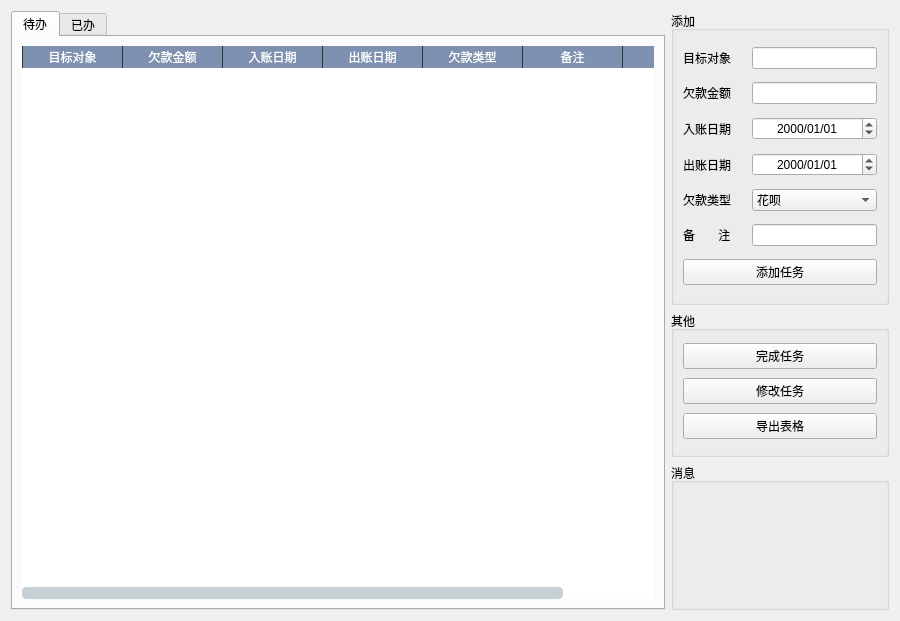
<?xml version="1.0" encoding="UTF-8"?>
<ui version="4.0">
 <class>Form</class>
 <widget class="QWidget" name="Form">
  <property name="geometry">
   <rect>
    <x>0</x>
    <y>0</y>
    <width>900</width>
    <height>621</height>
   </rect>
  </property>
  <property name="minimumSize">
   <size>
    <width>850</width>
    <height>0</height>
   </size>
  </property>
  <property name="windowTitle">
   <string>账单记录工具</string>
  </property>
  <layout class="QHBoxLayout" name="horizontalLayout_8" stretch="3,1">
   <item>
    <widget class="QTabWidget" name="tabWidget">
     <property name="currentIndex">
      <number>0</number>
     </property>
     <widget class="QWidget" name="tab">
      <attribute name="title">
       <string>待办</string>
      </attribute>
      <layout class="QHBoxLayout" name="horizontalLayout_3">
       <item>
        <widget class="QTableWidget" name="Table">
         <property name="layoutDirection">
          <enum>Qt::LeftToRight</enum>
         </property>
         <property name="styleSheet">
          <string notr="true">/*表格的一种美化方式*/
QHeaderView{
    /*font-size:18px;*/
    background:transparent;
}
/* 表格头部的左上角按钮 */
QTableCornerButton::section{
	background:rgb(126, 145, 176);
}
/* 表格头部的列名 */
QHeaderView::section{
    color:#FFFFFF;
    background:rgb(126, 145, 176);
    border:none;
	border-left: 1px solid #333333;
    text-align:center;
    padding-left:2px;
	padding-right:2px;
}
/* 表格控件 */
QTableWidget{
    background:#FFFFFF;
    border:none;
	outline:none;
    /*font-size:18px;*/
    color:#666666;
}
/* 表格中选中的单元格 */
QTableWidget::item::selected{
    color:rgb(0, 0, 0);
    background:#449EFF;
}

/* 垂直滚动条的样式 */
QScrollBar::vertical{
background:transparent;
width:12px;
border:none;
}
/* 垂直滚动条的向上箭头 */
QScrollBar::add-line:vertical{
background:none;
border:none;
}
/* 垂直滚动条的向下箭头 */
QScrollBar::sub-line:vertical{
background:none;
border:none;
}
/* 垂直滚动条的向上滑块 */
QScrollBar::add-page:vertical{
background:transparent;
border:none;
}
/* 垂直滚动条的向下滑块 */
QScrollBar::sub-page:vertical{
background:transparent;
border:none;
}
/* 垂直滚动条的滑块 */
QScrollBar::handle:vertical{
background: rgba(111, 134, 147, 100);
border-radius:4px;
}
/* 垂直滚动条的滑块悬停时 */
QScrollBar::handle:vertical:hover{
background: rgba(111, 134, 147, 180);
}
/* 垂直滚动条的滑块按下时 */
QScrollBar::handle:vertical:pressed{
background: rgba(111, 134, 147, 255);
}

/* 水平滚动条的样式 */
QScrollBar::horizontal{
background:transparent;
height:12px;
border:none;
}
/* 水平滚动条的向左箭头 */
QScrollBar::add-line:horizontal{
background:none;
border:none;
}
/* 水平滚动条的向右箭头 */
QScrollBar::sub-line:horizontal{
background:none;
border:none;
}
/* 水平滚动条的向左滑块 */
QScrollBar::add-page:horizontal{
background:transparent;
border:none;
}
/* 水平滚动条的向右滑块 */
QScrollBar::sub-page:horizontal{
background:transparent;
border:none;
}
/* 水平滚动条的滑块 */
QScrollBar::handle:horizontal{
background: rgba(111, 134, 147, 100);
border-radius:4px;
}
/* 水平滚动条的滑块悬停时 */
QScrollBar::handle:horizontal:hover{
background: rgba(111, 134, 147, 180);
}
/* 水平滚动条的滑块按下时 */
QScrollBar::handle:horizontal:pressed{
background: rgba(111, 134, 147, 255);
}

</string>
         </property>
         <property name="editTriggers">
          <set>QAbstractItemView::NoEditTriggers</set>
         </property>
         <property name="selectionMode">
          <enum>QAbstractItemView::SingleSelection</enum>
         </property>
         <property name="gridStyle">
          <enum>Qt::SolidLine</enum>
         </property>
         <column>
          <property name="text">
           <string notr="true">目标对象</string>
          </property>
         </column>
         <column>
          <property name="text">
           <string notr="true">欠款金额</string>
          </property>
         </column>
         <column>
          <property name="text">
           <string notr="true">入账日期</string>
          </property>
         </column>
         <column>
          <property name="text">
           <string notr="true">出账日期</string>
          </property>
         </column>
         <column>
          <property name="text">
           <string notr="true">欠款类型</string>
          </property>
         </column>
         <column>
          <property name="text">
           <string>备注</string>
          </property>
         </column>
         <column>
          <property name="text">
           <string>id</string>
          </property>
         </column>
        </widget>
       </item>
      </layout>
     </widget>
     <widget class="QWidget" name="tab_2">
      <attribute name="title">
       <string>已办</string>
      </attribute>
      <layout class="QHBoxLayout" name="horizontalLayout_9">
       <item>
        <widget class="QTableWidget" name="Table_old">
         <property name="layoutDirection">
          <enum>Qt::LeftToRight</enum>
         </property>
         <property name="styleSheet">
          <string notr="true">/*表格的一种美化方式*/
QHeaderView{
    /*font-size:18px;*/
    background:transparent;
}
QTableCornerButton::section{
	background:rgb(126, 145, 176);
}

QHeaderView::section{
    color:#FFFFFF;
    background:rgb(126, 145, 176);
    border:none;
	border-left: 1px solid #333333;
    text-align:center;
    padding-left:2px;
	padding-right:2px;
}

QTableWidget{
    background:#FFFFFF;
    border:none;
	outline:none;
    /*font-size:18px;*/
    color:#666666;
}

QTableWidget::item{
	border-left:1px solid #EEF1F7;
    border-bottom:1px solid #EEF1F7;
}

QTableWidget::item::selected{
    color:rgb(0, 0, 0);
    background:#449EFF;
}
/* QScrollBar Vertical Style */
QScrollBar::vertical{
background:transparent;
width:12px;
border:none;
}

QScrollBar::add-line:vertical{
background:none;
border:none;
}

QScrollBar::sub-line:vertical{
background:none;
border:none;
}

QScrollBar::add-page:vertical{
background:transparent;
border:none;
}

QScrollBar::sub-page:vertical{
background:transparent;
border:none;
}

QScrollBar::handle:vertical{
background: rgba(111, 134, 147, 100);
border-radius:4px;

}

QScrollBar::handle:vertical:hover{
background: rgba(111, 134, 147, 180);
}

QScrollBar::handle:vertical:pressed{
background: rgba(111, 134, 147, 255);
}

/* QScrollBar Horizontal Style */
QScrollBar::horizontal{
background:transparent;
height:12px;
border:none;
}

QScrollBar::add-line:horizontal{
background:none;
border:none;
}

QScrollBar::sub-line:horizontal{
background:none;
border:none;
}

QScrollBar::add-page:horizontal{
background:transparent;
border:none;
}

QScrollBar::sub-page:horizontal{
background:transparent;
border:none;
}

QScrollBar::handle:horizontal{
background: rgba(111, 134, 147, 100);
border-radius:4px;

}

QScrollBar::handle:horizontal:hover{
background: rgba(111, 134, 147, 180);
}
QScrollBar::handle:horizontal:pressed{
background: rgba(111, 134, 147, 255);
}
</string>
         </property>
         <property name="editTriggers">
          <set>QAbstractItemView::NoEditTriggers</set>
         </property>
         <property name="selectionMode">
          <enum>QAbstractItemView::SingleSelection</enum>
         </property>
         <property name="gridStyle">
          <enum>Qt::SolidLine</enum>
         </property>
         <column>
          <property name="text">
           <string notr="true">目标对象</string>
          </property>
         </column>
         <column>
          <property name="text">
           <string notr="true">欠款金额</string>
          </property>
         </column>
         <column>
          <property name="text">
           <string notr="true">入账日期</string>
          </property>
         </column>
         <column>
          <property name="text">
           <string notr="true">出账日期</string>
          </property>
         </column>
         <column>
          <property name="text">
           <string notr="true">欠款类型</string>
          </property>
         </column>
         <column>
          <property name="text">
           <string>备注</string>
          </property>
         </column>
         <column>
          <property name="text">
           <string>id</string>
          </property>
         </column>
        </widget>
       </item>
      </layout>
     </widget>
    </widget>
   </item>
   <item>
    <layout class="QVBoxLayout" name="Right_layout" stretch="2,1,1">
     <item>
      <widget class="QGroupBox" name="Right_add">
       <property name="minimumSize">
        <size>
         <width>210</width>
         <height>0</height>
        </size>
       </property>
       <property name="title">
        <string>添加</string>
       </property>
       <layout class="QVBoxLayout" name="verticalLayout">
        <item>
         <layout class="QHBoxLayout" name="horizontalLayout" stretch="1,2">
          <item>
           <widget class="QLabel" name="label">
            <property name="text">
             <string>目标对象</string>
            </property>
           </widget>
          </item>
          <item>
           <widget class="QLineEdit" name="ObjectEdit"/>
          </item>
         </layout>
        </item>
        <item>
         <layout class="QHBoxLayout" name="horizontalLayout_2" stretch="1,2">
          <item>
           <widget class="QLabel" name="label_2">
            <property name="text">
             <string>欠款金额</string>
            </property>
           </widget>
          </item>
          <item>
           <widget class="QLineEdit" name="MoneyEdit"/>
          </item>
         </layout>
        </item>
        <item>
         <layout class="QHBoxLayout" name="horizontalLayout_6" stretch="1,2">
          <item>
           <widget class="QLabel" name="label_6">
            <property name="text">
             <string>入账日期</string>
            </property>
           </widget>
          </item>
          <item>
           <widget class="QDateEdit" name="InDateEdit">
            <property name="sizePolicy">
             <sizepolicy hsizetype="Minimum" vsizetype="Fixed">
              <horstretch>0</horstretch>
              <verstretch>0</verstretch>
             </sizepolicy>
            </property>
            <property name="alignment">
             <set>Qt::AlignCenter</set>
            </property>
            <property name="displayFormat">
             <string>yyyy/MM/dd</string>
            </property>
            <property name="timeSpec">
             <enum>Qt::UTC</enum>
            </property>
           </widget>
          </item>
         </layout>
        </item>
        <item>
         <layout class="QHBoxLayout" name="horizontalLayout_7" stretch="1,2">
          <item>
           <widget class="QLabel" name="label_7">
            <property name="text">
             <string>出账日期</string>
            </property>
           </widget>
          </item>
          <item>
           <widget class="QDateEdit" name="OutDateEdit">
            <property name="alignment">
             <set>Qt::AlignCenter</set>
            </property>
            <property name="displayFormat">
             <string>yyyy/MM/dd</string>
            </property>
           </widget>
          </item>
         </layout>
        </item>
        <item>
         <layout class="QHBoxLayout" name="horizontalLayout_4" stretch="1,2">
          <item>
           <widget class="QLabel" name="label_3">
            <property name="text">
             <string>欠款类型</string>
            </property>
           </widget>
          </item>
          <item>
           <widget class="QComboBox" name="TypeEdit">
            <item>
             <property name="text">
              <string>花呗</string>
             </property>
            </item>
            <item>
             <property name="text">
              <string>借呗</string>
             </property>
            </item>
            <item>
             <property name="text">
              <string>网商贷</string>
             </property>
            </item>
            <item>
             <property name="text">
              <string>金星</string>
             </property>
            </item>
            <item>
             <property name="text">
              <string>彩陶坊</string>
             </property>
            </item>
            <item>
             <property name="text">
              <string>借款</string>
             </property>
            </item>
            <item>
             <property name="text">
              <string>贷款</string>
             </property>
            </item>
            <item>
             <property name="text">
              <string>其他</string>
             </property>
            </item>
           </widget>
          </item>
         </layout>
        </item>
        <item>
         <layout class="QHBoxLayout" name="horizontalLayout_5" stretch="1,2">
          <item>
           <widget class="QLabel" name="label_5">
            <property name="text">
             <string>备       注</string>
            </property>
           </widget>
          </item>
          <item>
           <widget class="QLineEdit" name="RemarkEdit"/>
          </item>
         </layout>
        </item>
        <item>
         <widget class="QPushButton" name="AddTodoButton">
          <property name="text">
           <string>添加任务</string>
          </property>
         </widget>
        </item>
       </layout>
      </widget>
     </item>
     <item>
      <widget class="QGroupBox" name="Right_other">
       <property name="title">
        <string>其他</string>
       </property>
       <layout class="QVBoxLayout" name="verticalLayout_2">
        <item>
         <widget class="QPushButton" name="FinishTodoButton">
          <property name="text">
           <string>完成任务</string>
          </property>
         </widget>
        </item>
        <item>
         <widget class="QPushButton" name="UpdateTodoButton">
          <property name="text">
           <string>修改任务</string>
          </property>
         </widget>
        </item>
        <item>
         <widget class="QPushButton" name="OutputTodoButton">
          <property name="text">
           <string>导出表格</string>
          </property>
         </widget>
        </item>
       </layout>
      </widget>
     </item>
     <item>
      <widget class="QGroupBox" name="Right_message">
       <property name="title">
        <string>消息</string>
       </property>
       <layout class="QVBoxLayout" name="verticalLayout_4">
        <item>
         <widget class="QLabel" name="MessageLabel">
          <property name="text">
           <string/>
          </property>
          <property name="alignment">
           <set>Qt::AlignCenter</set>
          </property>
         </widget>
        </item>
       </layout>
      </widget>
     </item>
    </layout>
   </item>
  </layout>
 </widget>
 <resources/>
 <connections/>
</ui>
